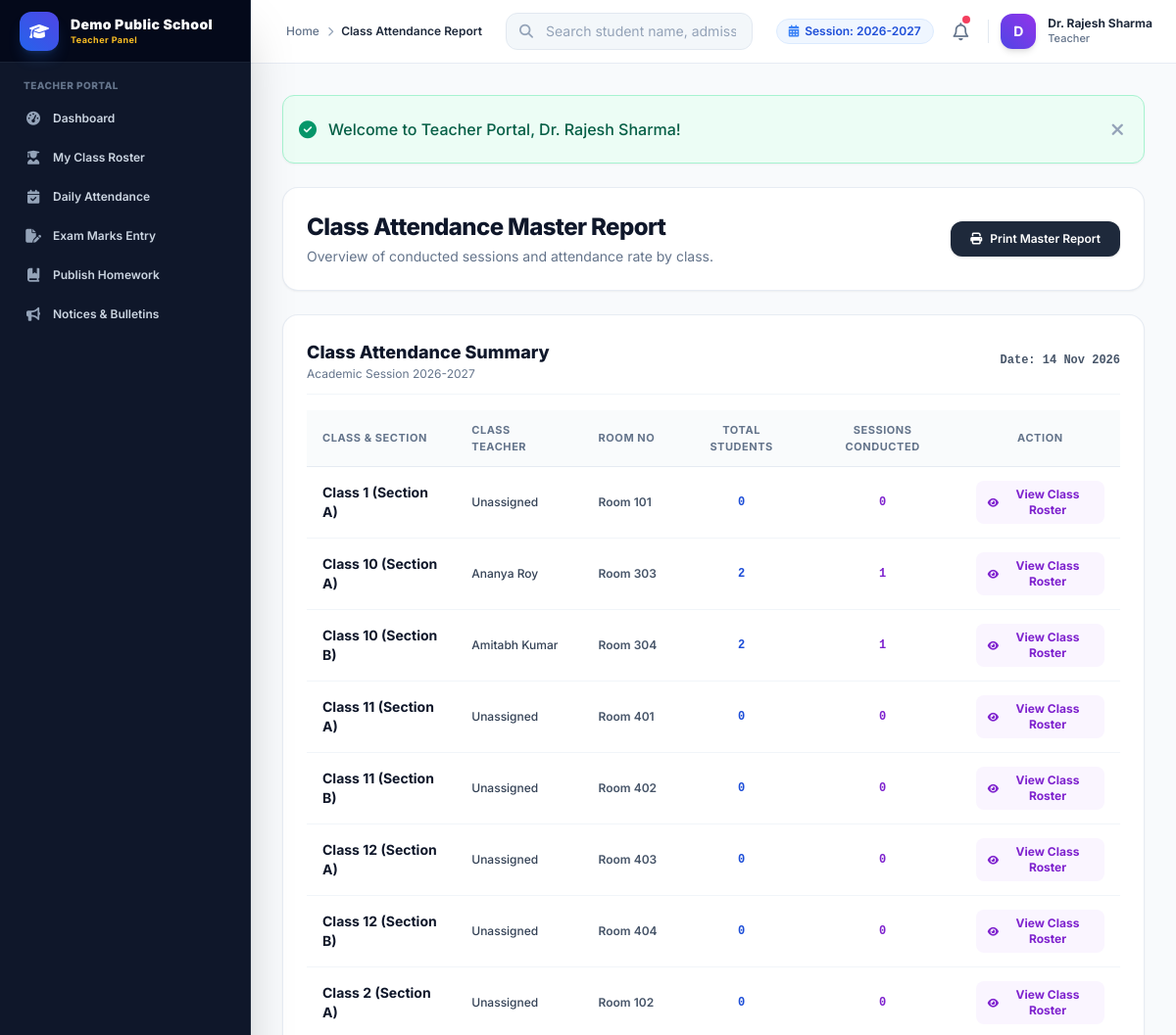
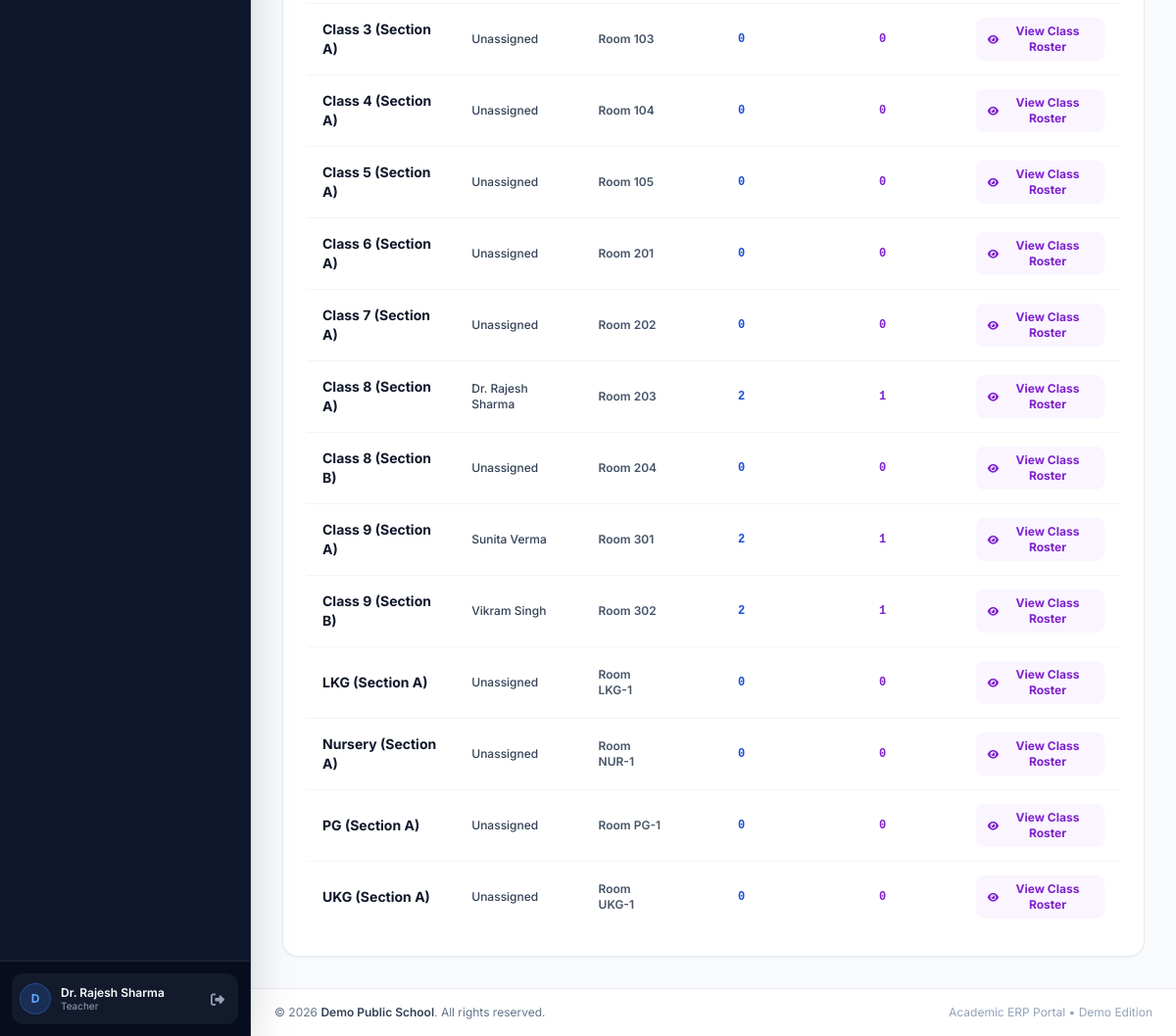
/admin/reports/attendance.php (signed in), run on the app's committed database (2 pictures, top to bottom).
### tables this page shows
CREATE TABLE `school_settings` (
  `id` INT AUTO_INCREMENT PRIMARY KEY,
  `setting_key` VARCHAR(100) NOT NULL UNIQUE,
  `setting_value` TEXT DEFAULT NULL,
  `updated_at` DATETIME DEFAULT CURRENT_TIMESTAMP ON UPDATE CURRENT_TIMESTAMP
);

CREATE TABLE `classes` (
  `id` INT AUTO_INCREMENT PRIMARY KEY,
  `class_name` VARCHAR(50) NOT NULL,
  `section` VARCHAR(20) NOT NULL,
  `teacher_id` INT DEFAULT NULL,
  `room_number` VARCHAR(30) NOT NULL,
  `academic_session` VARCHAR(30) NOT NULL DEFAULT '2026-2027',
  `created_at` DATETIME DEFAULT CURRENT_TIMESTAMP,
  `updated_at` DATETIME DEFAULT CURRENT_TIMESTAMP ON UPDATE CURRENT_TIMESTAMP,
  FOREIGN KEY (`teacher_id`) REFERENCES `teachers`(`id`) ON DELETE SET NULL
);

CREATE TABLE `teachers` (
  `id` INT AUTO_INCREMENT PRIMARY KEY,
  `teacher_id` VARCHAR(30) NOT NULL UNIQUE,
  `name` VARCHAR(100) NOT NULL,
  `subject` VARCHAR(100) NOT NULL,
  `qualification` VARCHAR(100) NOT NULL,
  `mobile` VARCHAR(20) NOT NULL,
  `email` VARCHAR(100) NOT NULL,
  `address` TEXT,
  `joining_date` DATE NOT NULL,
  `status` ENUM('Active', 'Inactive') DEFAULT 'Active',
  `username` VARCHAR(50) DEFAULT NULL UNIQUE,
  `password` VARCHAR(255) DEFAULT NULL,
  `created_at` DATETIME DEFAULT CURRENT_TIMESTAMP,
  `updated_at` DATETIME DEFAULT CURRENT_TIMESTAMP ON UPDATE CURRENT_TIMESTAMP
);

### admin/reports/attendance.php (the view, shortened to what the rows shown need)
<?php
require_once __DIR__ . '/../../includes/header.php';
try {
    $where = [];
    $params = [];
    $where_sql = !empty($where) ? "WHERE " . implode(" AND ", $where) : "";
    $sql = "SELECT c.id, c.class_name, c.section, c.room_number, t.name as teacher_name,
            (SELECT COUNT(*) FROM students s WHERE s.class_id = c.id AND s.status = 'Active') as total_students,
            (SELECT COUNT(DISTINCT a.attendance_date) FROM attendance a WHERE a.class_id = c.id) as sessions_conducted
            FROM classes c
            LEFT JOIN teachers t ON c.teacher_id = t.id
            $where_sql
            ORDER BY c.class_name ASC, c.section ASC";
    $stmt = $pdo->prepare($sql);
    $stmt->execute($params);
    $class_summaries = $stmt->fetchAll();
} catch (PDOException $e) {
    set_flash('error', 'Attendance summary error: ' . $e->getMessage());
    $class_summaries = [];
}
?>
<div class="space-y-6">
    <div class="flex flex-col sm:flex-row sm:items-center justify-between gap-4 bg-white p-6 rounded-2xl border border-slate-200/80 shadow-sm no-print">
        <div>
            <h1 class="text-2xl font-extrabold text-slate-900 tracking-tight">Class Attendance Master Report</h1>
        </div>
    </div>
    <div class="bg-white rounded-2xl border border-slate-200/80 shadow-sm p-6 overflow-hidden">
        <div class="mb-4 pb-3 border-b border-slate-100 flex justify-between items-center">
            <div>
                <h2 class="text-lg font-extrabold text-slate-900">Class Attendance Summary</h2>
            </div>
        </div>
        <div class="overflow-x-auto">
            <table class="w-full text-left border-collapse">
                <thead>
                    <tr class="bg-slate-50/80 border-b border-slate-200/80 text-[11px] font-bold text-slate-500 uppercase tracking-wider">
                        <th class="py-3 px-4">Class & Section</th>
                        <th class="py-3 px-4">Class Teacher</th>
                        <th class="py-3 px-4">Room No</th>
                        <th class="py-3 px-4 text-center">Total Students</th>
                        <th class="py-3 px-4 text-center">Sessions Conducted</th>
                        <th class="py-3 px-4 text-center">Action</th>
                    </tr>
                </thead>
                <tbody class="divide-y divide-slate-100 text-xs font-medium text-slate-700">
                    <?php if (empty($class_summaries)): ?>
                        <tr>
                            <td colspan="6" class="py-8 text-center text-slate-400">No class attendance summaries found.</td>
                        </tr>
                    <?php else: ?>
                        <?php foreach ($class_summaries as $cs): ?>
                            <tr class="hover:bg-slate-50 transition-colors">
                                <td class="py-3.5 px-4 font-bold text-slate-900 text-sm"><?= e($cs['class_name']) ?> (Section <?= e($cs['section']) ?>)</td>
                                <td class="py-3.5 px-4"><?= e($cs['teacher_name'] ?: 'Unassigned') ?></td>
                                <td class="py-3.5 px-4 font-semibold text-slate-600"><?= e($cs['room_number']) ?></td>
                                <td class="py-3.5 px-4 text-center font-mono font-bold text-blue-700"><?= $cs['total_students'] ?></td>
                                <td class="py-3.5 px-4 text-center font-mono font-bold text-purple-700"><?= $cs['sessions_conducted'] ?></td>
                                <td class="py-3.5 px-4 text-center">
                                    <a href="<?= base_url('admin/attendance/report.php?class_id=' . $cs['id']) ?>" class="px-3 py-1.5 bg-purple-50 hover:bg-purple-100 text-purple-700 font-bold rounded-lg transition-colors inline-flex items-center space-x-1">
                                        <i class="fa-solid fa-eye text-[10px]"></i>
                                        <span>View Class Roster</span>
                                    </a>
                                </td>
                            </tr>
                        <?php endforeach; ?>
                    <?php endif; ?>
                </tbody>
            </table>
        </div>
    </div>
</div>
<?php require_once __DIR__ . '/../../includes/footer.php'; ?>

### includes/sidebar.php (shortened to what the rows shown need)
<?php
if (is_admin()) {
    $dash_url = base_url('admin/dashboard.php');
    $role_badge = 'Admin Panel';
    $role_label = 'Administrator';
} elseif (is_accountant()) {
    $dash_url = base_url('admin/accounts/index.php');
    $role_badge = 'Accounts Dept';
    $role_label = 'Accountant';
} elseif (is_teacher()) {
    $dash_url = base_url('teacher/dashboard.php');
    $role_badge = 'Teacher Panel';
} else {
    $dash_url = base_url('student/dashboard.php');
    $role_badge = 'Student & Parent';
    $role_label = 'Student / Parent';
}
?>
<aside id="sidebar" class="fixed inset-y-0 left-0 z-50 w-64 bg-slate-900 text-slate-300 transform -translate-x-full md:translate-x-0 md:static md:inset-0 transition-transform duration-300 ease-in-out flex flex-col justify-between shadow-2xl border-r border-slate-800 no-print">
    <div>
        <div class="h-16 flex items-center justify-between px-5 bg-slate-950/80 border-b border-slate-800/80">
            <a href="<?= $dash_url ?>" class="flex items-center space-x-3 group">
                <div class="overflow-hidden">
                    <span class="font-black text-sm text-white tracking-wide block leading-tight truncate"><?= e(get_school_name()) ?></span>
                    <span class="text-[9px] text-amber-400 font-bold tracking-wider block truncate"><?= e($role_badge) ?></span>
                </div>
            </a>
        </div>
    </div>
</aside>

### includes/navbar.php (shortened to what the rows shown need)
<?php
$current_academic_session = get_school_setting('academic_session', '2026-2027');
?>
<header class="sticky top-0 z-30 bg-white/90 backdrop-blur-md border-b border-slate-200/80 no-print">
    <div class="flex items-center justify-between h-16 px-4 md:px-6">
        <div class="flex items-center space-x-3">
            <div class="hidden lg:flex items-center space-x-1.5 px-3 py-1 bg-blue-50 text-blue-700 rounded-full text-xs font-semibold border border-blue-100">
                <i class="fa-solid fa-calendar-days text-blue-500"></i>
                <span>Session: <?= e($current_academic_session) ?></span>
            </div>
        </div>
    </div>
</header>

### includes/footer.php (shortened to what the rows shown need)
            </main>
            <footer class="bg-white border-t border-slate-200/80 py-4 px-6 mt-auto text-center text-xs text-slate-500 flex flex-col sm:flex-row items-center justify-between no-print">
                <p>&copy; <?= date('Y') ?> <span class="font-semibold text-slate-700"><?= e(get_school_name()) ?></span>. All rights reserved.</p>
            </footer>
        </div>
    </div>
</body>
</html>

### data on the page
school_settings: setting_value "Demo Public School"
school_settings: setting_value "2026-2027"
classes: class_name "Class 1", section "A", teacher_name "Unassigned", room_number "Room 101", total_students "0", sessions_conducted "0"
classes: class_name "Class 10", section "A", teacher.name "Ananya Roy", room_number "Room 303", total_students "2", sessions_conducted "1"
classes: class_name "Class 10", section "B", teacher.name "Amitabh Kumar", room_number "Room 304", total_students "2", sessions_conducted "1"
classes: class_name "Class 11", section "A", teacher_name "Unassigned", room_number "Room 401", total_students "0", sessions_conducted "0"
classes: class_name "Class 11", section "B", teacher_name "Unassigned", room_number "Room 402", total_students "0", sessions_conducted "0"
classes: class_name "Class 12", section "A", teacher_name "Unassigned", room_number "Room 403", total_students "0", sessions_conducted "0"
classes: class_name "Class 12", section "B", teacher_name "Unassigned", room_number "Room 404", total_students "0", sessions_conducted "0"
classes: class_name "Class 2", section "A", teacher_name "Unassigned", room_number "Room 102", total_students "0", sessions_conducted "0"
classes: class_name "Class 3", section "A", teacher_name "Unassigned", room_number "Room 103", total_students "0", sessions_conducted "0"
classes: class_name "Class 4", section "A", teacher_name "Unassigned", room_number "Room 104", total_students "0", sessions_conducted "0"
classes: class_name "Class 5", section "A", teacher_name "Unassigned", room_number "Room 105", total_students "0", sessions_conducted "0"
classes: class_name "Class 6", section "A", teacher_name "Unassigned", room_number "Room 201", total_students "0", sessions_conducted "0"
classes: class_name "Class 7", section "A", teacher_name "Unassigned", room_number "Room 202", total_students "0", sessions_conducted "0"
classes: class_name "Class 8", section "A", teacher.name "Dr. Rajesh Sharma", room_number "Room 203", total_students "2", sessions_conducted "1"
classes: class_name "Class 8", section "B", teacher_name "Unassigned", room_number "Room 204", total_students "0", sessions_conducted "0"
classes: class_name "Class 9", section "A", teacher.name "Sunita Verma", room_number "Room 301", total_students "2", sessions_conducted "1"
classes: class_name "Class 9", section "B", teacher.name "Vikram Singh", room_number "Room 302", total_students "2", sessions_conducted "1"
classes: class_name "LKG", section "A", teacher_name "Unassigned", room_number "Room LKG-1", total_students "0", sessions_conducted "0"
classes: class_name "Nursery", section "A", teacher_name "Unassigned", room_number "Room NUR-1", total_students "0", sessions_conducted "0"
classes: class_name "PG", section "A", teacher_name "Unassigned", room_number "Room PG-1", total_students "0", sessions_conducted "0"
classes: class_name "UKG", section "A", teacher_name "Unassigned", room_number "Room UKG-1", total_students "0", sessions_conducted "0"

### other printed values
$role_badge "Teacher Panel"
substr($_SESSION['full_name'] ?? 'U', 0, 1) "D"
$_SESSION['full_name'] "Dr. Rajesh Sharma"
$role_label "Teacher"
$page_title "Class Attendance Report"
$nav_role_title "Teacher"
$flash['text'] "Welcome to Teacher Portal, Dr. Rajesh Sharma!"
